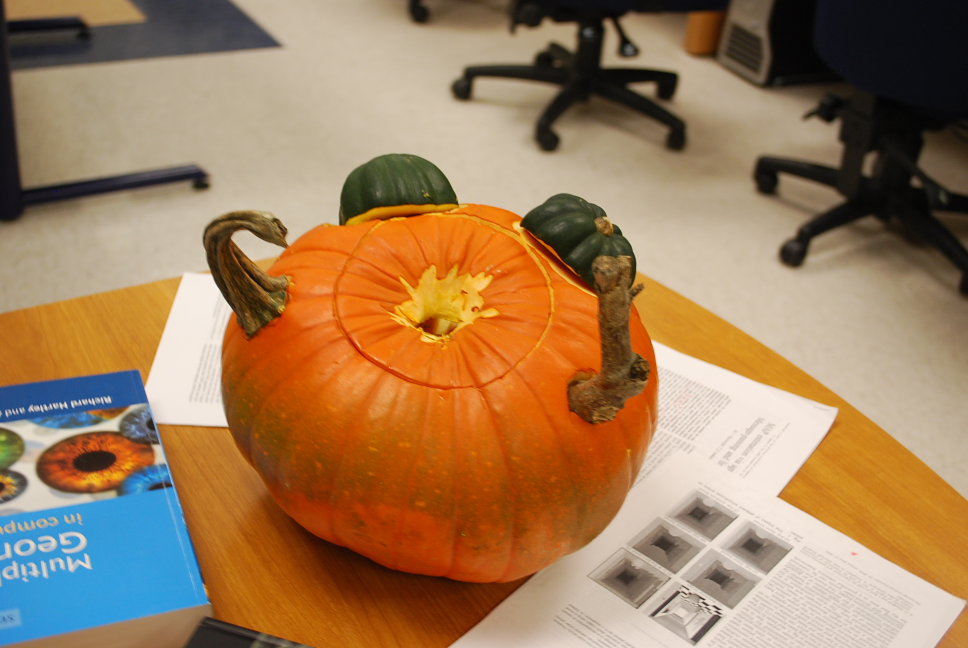
#> input picture MyTriangulation/pump01/DSC_0001.JPG, 1936 x 1296 px (shown at 1/2 size)
$ python my_run.py
#> lines starting #> are read from the running program, lines starting #| are printed output that depends on the picture
### MyTriangulation/my_helpers.py
import numpy as np
import cv2
import json

def findMatchesUp(path01,path02):

#> called with path01 = 'pump01/DSC_0001.JPG', path02 = 'pump01/DSC_0003.JPG'
    img1 = cv2.imread(path01, 0)
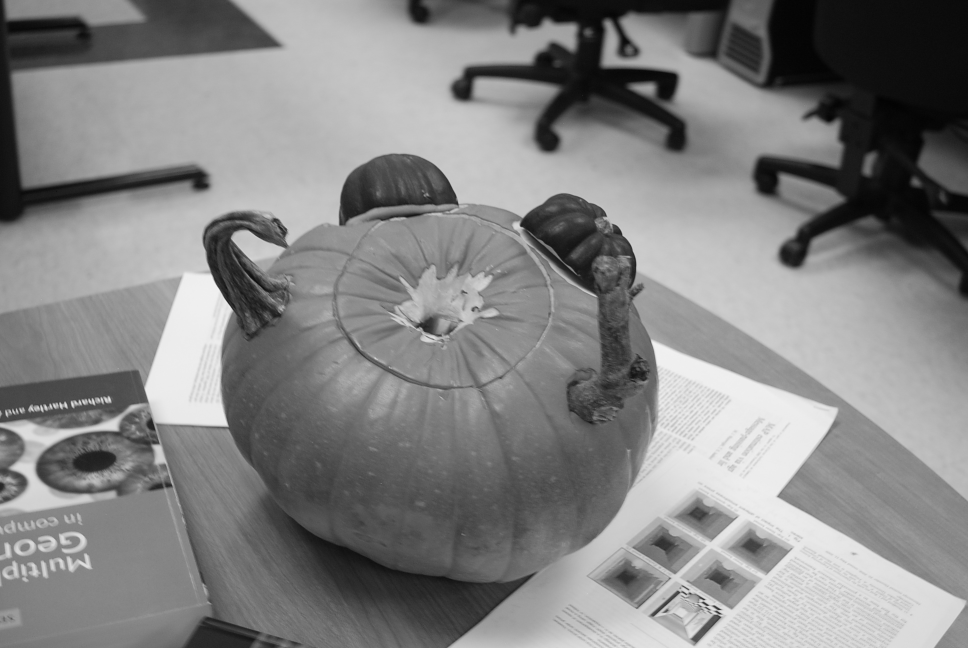
#> img1: shape (1296, 1936) (shown at 1/2 size); min 1, max 246, mean 131.1
    img2 = cv2.imread(path02, 0)
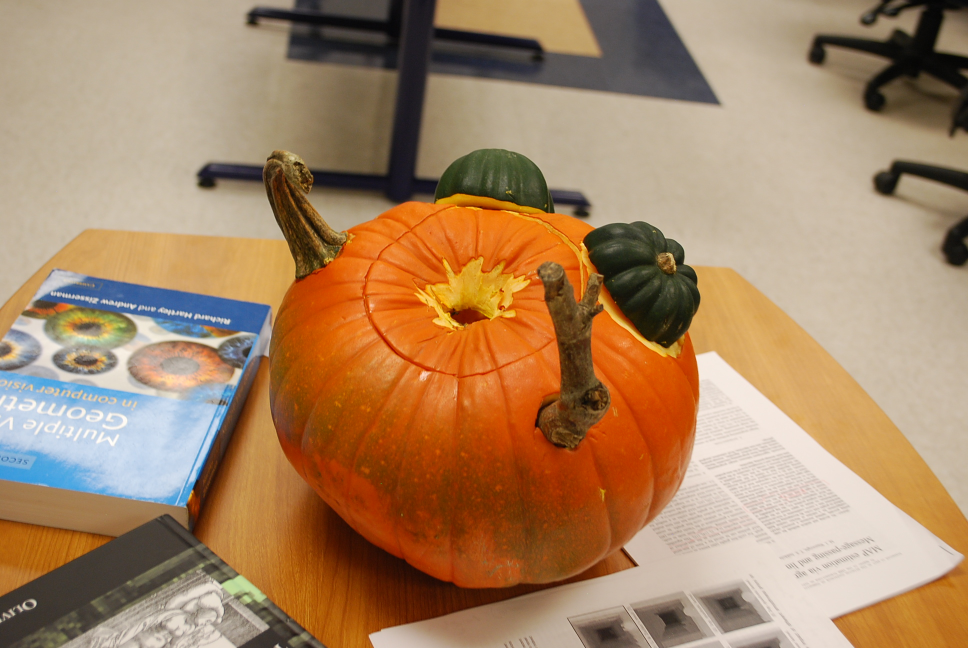
#> input picture MyTriangulation/pump01/DSC_0003.JPG, 1936 x 1296 px (shown at 1/2 size)
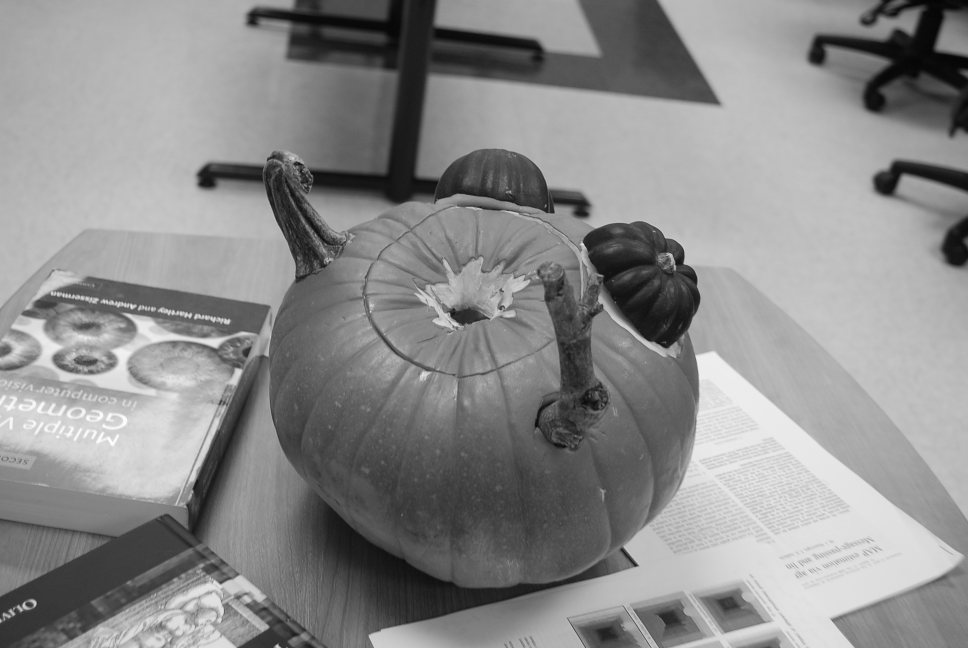
#> img2: shape (1296, 1936) (shown at 1/2 size); min 4, max 255, mean 139.3
    detector = cv2.ORB_create()
    # [4 lines of commented-out code are left out]
    matcher = cv2.BFMatcher(cv2.NORM_HAMMING, crossCheck=False)

    kp1, desc1 = detector.detectAndCompute(img1, None)
#> kp1 = 500 keypoints; strongest (x, y, size): (1408, 1199, 37.2), (1041, 449, 44.6), (1040, 450, 37.2), (1416, 1210, 31)
    kp2, desc2 = detector.detectAndCompute(img2, None)
#> kp2 = 500 keypoints; strongest (x, y, size): (71, 1205, 64.3), (1368, 527, 44.6), (1369, 525, 64.3), (1367, 527, 37.2)

    raw_matches = matcher.knnMatch(desc1, desc2, 2)  # 2
#> raw_matches = 500 matches

    good = []

    for m, n in raw_matches:
        if m.distance < 0.75 * n.distance:
            good.append(m)
#> after the loop, good = 30 matches

    if len(good) > 10:
        src_pts = np.float32([kp1[m.queryIdx].pt for m in good]).reshape(-1, 1, 2)
#> src_pts = 30 rows, first 8: [189, 809], [134, 815], [946, 621], [1555, 992], [88.8, 810], [220.8, 802.8], [99.6, 808.8], [217.2, 794.4]
        dst_pts = np.float32([kp2[m.trainIdx].pt for m in good]).reshape(-1, 1, 2)
#> dst_pts = 30 rows, first 8: [427, 643], [379, 635], [401.3, 369.1], [1664.1, 1239], [346, 621], [456, 648], [355, 623], [458, 639]
        print("src_pts")
        print(len(src_pts))
#| 30
        print(src_pts)
#> (printed output is left out)
        print("dst_pts")
        print(len(dst_pts))
#| 30
        print(dst_pts)
#> (printed output is left out)
        M, mask = cv2.findFundamentalMat(src_pts, dst_pts, cv2.RANSAC, 5.0)
#> M = [[-2e-05, -9.75e-05, 0.0916], [6.08e-05, 8.02e-05, -0.128], [-0.025, 0.0407, 1]]; mask = 30 values, max 1 at index 0, min 0 at index 25, mean 0.933
        print(M)
#| [[-2.00176755e-05 -9.74608460e-05  9.16234917e-02]
#|  [ 6.08391898e-05  8.02467149e-05 -1.27534511e-01]
#|  [-2.50450188e-02  4.06552446e-02  1.00000000e+00]]
        matchesMask = mask.ravel().tolist()
#> matchesMask has the same summary as mask
        # print(good)
        # print(mask)
        print(matchesMask)
#| [1, 1, 1, 1, 1, 1, 1, 1, 1, 1, 1, 1, 1, 1, 1, 1, 1, 1, 1, 1, 1, 1, 1, 1, 1, 0, 1, 1, 0, 1]
    else:
        print("No enough matches  - %d/%d" % (len(good), 10))
        matchesMask = None

    draw_params = dict(matchColor=(0, 255, 0),  # draw matches in green color
                       singlePointColor=(0, 0, 255),
                       matchesMask=matchesMask,
                       flags=2)  # draw only inliers
#> draw_params = 4 items

    vis = cv2.drawMatches(img1, kp1, img2, kp2, good, None, **draw_params)
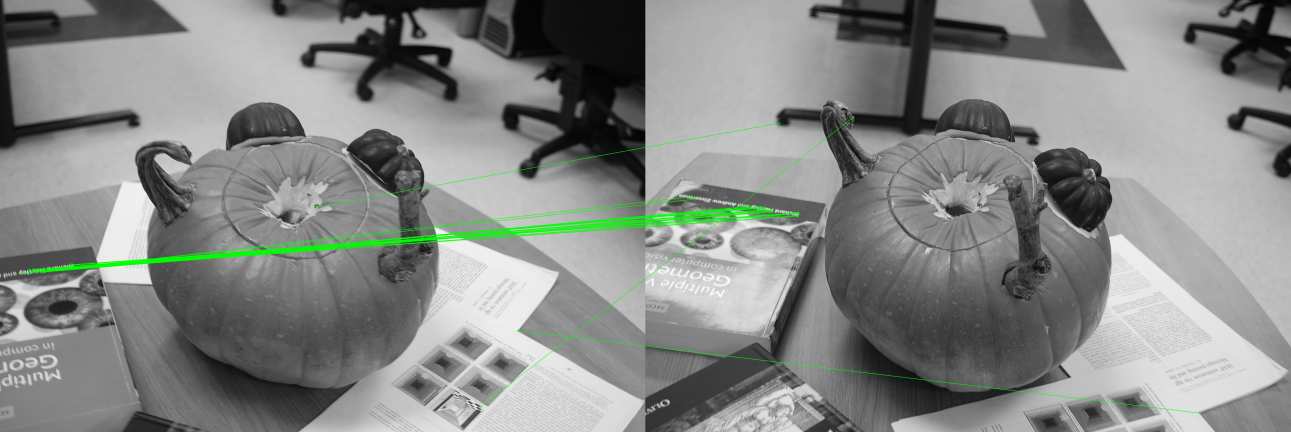
#> vis: shape (1296, 3872, 3) (shown at 1/3 size); mean of channels 0, 1, 2 133.8, 136.2, 133.8; drawn as B, G, R
    # cv2.imshow("", vis)
    cv2.imwrite("thismatch.jpg", vis)
    # cv2.waitKey()
    # cv2.destroyAllWindows()
    storeMatches(kp1,kp2,good,matchesMask)
#> in storeMatches, `n=len(myMask)`: n = 30
#> the loop in storeMatches, `for i in range(n):` made 30 passes
#> val on passes 1 to 12: {'img01': (189, 809), 'img02': (427, 643)}, {'img01': (134, 815), 'img02': (379, 635)}, {'img01': (946, 621), 'img02': (401.3, 369.1)}, {'img01': (1555, 992), 'img02': (1664.1, 1239)}, {'img01': (88.8, 810), 'img02': (346, 621)}, {'img01': (220.8, 802.8), 'img02': (456, 648)}, {'img01': (99.6, 808.8), 'img02': (355, 623)}, {'img01': (217.2, 794.4), 'img02': (458, 639)}, {'img01': (127.2, 816), 'img02': (375, 634)}, {'img01': (110.4, 816), 'img02': (139, 589)}, {'img01': (99.36, 809.3), 'img02': (355, 623)}, {'img01': (180, 805), 'img02': (357.1, 629.3)}
#> after the loop in storeMatches, `for i in range(n):`: dict = 28 items; k = 28
#> (printed output is left out)
    # return matchesMask, good, src_pts, dst_pts
    good_point(src_pts,dst_pts,matchesMask)
    return src_pts,dst_pts

def good_point(src_pts,dst_pts,matchesMask):
    src_new=[]
    dst_new=[]
    n=len(matchesMask)
#> n = 30
    for i in range(n):
        if matchesMask[i]==1:
            src_new.append(src_pts[i])
            dst_new.append(dst_pts[i])
#> after the loop, dst_new = 28 items, first 6: [[427, 643]], [[379, 635]], [[401.3, 369.1]], [[1664.1, 1239]], [[346, 621]], [[456, 648]]; src_new = 28 items, first 6: [[189, 809]], [[134, 815]], [[946, 621]], [[1555, 992]], [[88.8, 810]], [[220.8, 802.8]]
    src_out=np.array(src_new)
#> src_out = 28 rows, first 8: [189, 809], [134, 815], [946, 621], [1555, 992], [88.8, 810], [220.8, 802.8], [99.6, 808.8], [217.2, 794.4]
    dst_out=np.array(dst_new)
#> dst_out = 28 rows, first 8: [427, 643], [379, 635], [401.3, 369.1], [1664.1, 1239], [346, 621], [456, 648], [355, 623], [458, 639]
    print("The new points src_out are: ")
    print(src_out.shape)
#| (28, 1, 2)
    print(src_out)
#> (printed output is left out)
    print("The new points dst_out are: ")
    print(dst_out.shape)
#| (28, 1, 2)
    print(dst_out)
#> (printed output is left out)
    return src_out,dst_out

def storeMatches(kp1,kp2,matchList, myMask):
    dict={}
    n=len(myMask)
    k=0
    for i in range(n):
        if(myMask[i]):
            x1=kp1[matchList[i].queryIdx].pt
            x2=kp2[matchList[i].trainIdx].pt
            key="pair"+str(k)
            val={'img01':x1,'img02':x2}
            dict[key]=val
            k=k+1
    print (dict)
    js = json.dumps(dict)
    file = open('match_pair.txt', 'w')
    file.write(js)
    file.close()

def save_3d(my3d):
    js = json.dumps(my3d)
    file = open('my_3dout.txt', 'w')
    file.write(js)
    file.close()
# [4 lines of commented-out code are left out]

### MyTriangulation/student.py
# author:nannan
# contact: zhaozhaoran@bupt.edu.cn
# datetime:2020/5/14 9:02 上午
# software: PyCharm
import numpy as np
import cv2


def get_fundamental(src_pts, dst_pts):
    F=np.empty([3,3],dtype=float)
    return F

def get_camera(Fundamental):
    M1=np.empty([3,4], dtype = float)
    M2=np.empty([3,4], dtype = float)

    return M1,M2

def workout_3d(src_pts, dst_pts,M1,M2):
    list_3d=[]
    list_out=np.array(list_3d)
    return list_out

### MyTriangulation/my_run.py
# author:nannan
# contact: zhaozhaoran@bupt.edu.cn
# datetime:2020/5/14 9:02 上午
# software: PyCharm

import my_helpers
import student

path1="pump01/DSC_0001.JPG"
path2="pump01/DSC_0003.JPG"

keypoint01,keypoint02=my_helpers.findMatchesUp(path1, path2)
#> keypoint01 has the same summary as src_pts in findMatchesUp; keypoint02 has the same summary as dst_pts in findMatchesUp
F=student.get_fundamental(keypoint01,keypoint02)
#> F has the same summary as M in findMatchesUp
M1,M2=student.get_camera(F)
#> M1 = [[4.65e-310, 0, 0, 0], [0, 0, 2.36e-312, 0], [0, 0, 0, 0]]; M2 = [[4.65e-310, 0, 0, 0], [0, 0, 6.94e-310, 0], [4.65e-310, 4.65e-310, 5.74e-320, 1.48e-323]]
my_3dpoints=student.workout_3d(keypoint01,keypoint02,M1,M2)
#> my_3dpoints = empty array
my_3dpoints=[1,2,3,4,5]
my_helpers.save_3d(my_3dpoints)
